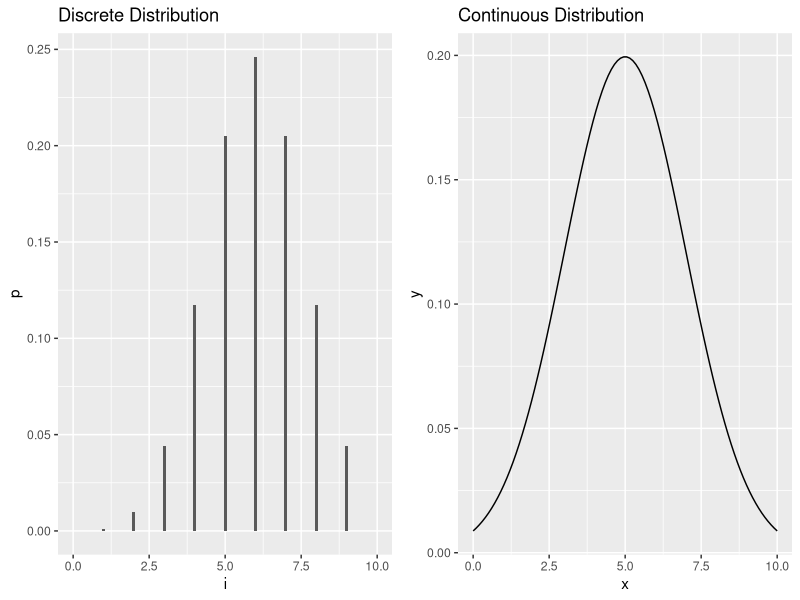

Here is the R script that generated this plot:
#pg 16
p <- dbinom(0:10, size=10, prob=0.5)
i <- seq(0:10)
df.discrete <- data.frame(i,p)
summary(df.discrete)

x <- seq(0,10,length=100)
y <- dnorm(x,mean=5,sd=2)
df.cont <- data.frame(x,y)
summary(df.cont)

library(ggplot2)
library(dplyr)

plot1 <- df.discrete %>% ggplot(aes(x=i,y=p)) +
  geom_bar(stat="identity", width=0.1) +
  ggtitle("Discrete Distribution") +
  xlim(0,10)
plot2 <- df.cont %>% ggplot(aes(x=x,y=y)) +
  geom_line() +
  ggtitle("Continuous Distribution")

library(cowplot)
plot_grid(plot1, plot2)